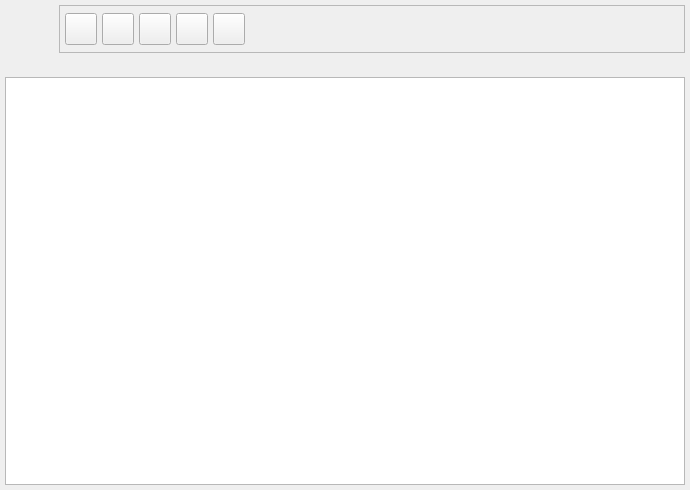
<ui version="4.0" >
 <author>Tomeu Borras Riera</author>
 <class>InventariosBase</class>
 <widget class="QWidget" name="InventariosBase" >
  <property name="enabled" >
   <bool>true</bool>
  </property>
  <property name="geometry" >
   <rect>
    <x>0</x>
    <y>0</y>
    <width>690</width>
    <height>490</height>
   </rect>
  </property>
  <property name="windowTitle" >
   <string>Listado de inventarios</string>
  </property>
  <property name="windowIcon" >
   <iconset resource="../../../bulmages.qrc" >:/Bulmafact48x48/images/png/48x48/i_bulmages_articulos_listado.48x48.png</iconset>
  </property>
  <layout class="QVBoxLayout" >
   <property name="margin" >
    <number>5</number>
   </property>
   <property name="spacing" >
    <number>5</number>
   </property>
   <item>
    <layout class="QHBoxLayout" >
     <property name="margin" >
      <number>0</number>
     </property>
     <property name="spacing" >
      <number>6</number>
     </property>
     <item>
      <widget class="QLabel" name="label" >
       <property name="minimumSize" >
        <size>
         <width>48</width>
         <height>48</height>
        </size>
       </property>
       <property name="maximumSize" >
        <size>
         <width>48</width>
         <height>48</height>
        </size>
       </property>
       <property name="pixmap" >
        <pixmap resource="../../../bulmages.qrc" >:/Bulmafact48x48/images/png/48x48/i_bulmages_articulos_listado.48x48.png</pixmap>
       </property>
      </widget>
     </item>
     <item>
      <widget class="QFrame" name="m_botonera" >
       <property name="frameShape" >
        <enum>QFrame::StyledPanel</enum>
       </property>
       <property name="frameShadow" >
        <enum>QFrame::Raised</enum>
       </property>
       <layout class="QHBoxLayout" >
        <property name="margin" >
         <number>5</number>
        </property>
        <property name="spacing" >
         <number>5</number>
        </property>
        <item>
         <widget class="QToolButton" name="mui_crear" >
          <property name="minimumSize" >
           <size>
            <width>32</width>
            <height>32</height>
           </size>
          </property>
          <property name="maximumSize" >
           <size>
            <width>32</width>
            <height>32</height>
           </size>
          </property>
          <property name="toolTip" >
           <string>Nuevo inventario</string>
          </property>
          <property name="whatsThis" >
           <string>Nuevo inventario</string>
          </property>
          <property name="text" >
           <string/>
          </property>
          <property name="icon" >
           <iconset resource="../../../bulmages.qrc" >:/Images/document-new.svg</iconset>
          </property>
          <property name="iconSize" >
           <size>
            <width>32</width>
            <height>32</height>
           </size>
          </property>
         </widget>
        </item>
        <item>
         <widget class="QToolButton" name="mui_editar" >
          <property name="minimumSize" >
           <size>
            <width>32</width>
            <height>32</height>
           </size>
          </property>
          <property name="maximumSize" >
           <size>
            <width>32</width>
            <height>32</height>
           </size>
          </property>
          <property name="toolTip" >
           <string>Editar inventario</string>
          </property>
          <property name="whatsThis" >
           <string>Editar inventario</string>
          </property>
          <property name="text" >
           <string/>
          </property>
          <property name="icon" >
           <iconset resource="../../../bulmages.qrc" >:/Images/document-open.svg</iconset>
          </property>
          <property name="iconSize" >
           <size>
            <width>32</width>
            <height>32</height>
           </size>
          </property>
         </widget>
        </item>
        <item>
         <widget class="QToolButton" name="mui_borrar2" >
          <property name="minimumSize" >
           <size>
            <width>32</width>
            <height>32</height>
           </size>
          </property>
          <property name="maximumSize" >
           <size>
            <width>32</width>
            <height>32</height>
           </size>
          </property>
          <property name="toolTip" >
           <string>Borrar inventario</string>
          </property>
          <property name="whatsThis" >
           <string>Borrar inventario</string>
          </property>
          <property name="text" >
           <string/>
          </property>
          <property name="icon" >
           <iconset resource="../../../bulmages.qrc" >:Images/edit-delete.svg</iconset>
          </property>
          <property name="iconSize" >
           <size>
            <width>32</width>
            <height>32</height>
           </size>
          </property>
         </widget>
        </item>
        <item>
         <widget class="QToolButton" name="mui_imprimir" >
          <property name="minimumSize" >
           <size>
            <width>32</width>
            <height>32</height>
           </size>
          </property>
          <property name="maximumSize" >
           <size>
            <width>32</width>
            <height>32</height>
           </size>
          </property>
          <property name="toolTip" >
           <string>Imprimir Stocks Actuales</string>
          </property>
          <property name="whatsThis" >
           <string>Imprimir Stocks Actuales</string>
          </property>
          <property name="text" >
           <string/>
          </property>
          <property name="icon" >
           <iconset resource="../../../bulmages.qrc" >:/Images/document-print.svg</iconset>
          </property>
          <property name="iconSize" >
           <size>
            <width>32</width>
            <height>32</height>
           </size>
          </property>
         </widget>
        </item>
        <item>
         <widget class="QToolButton" name="mui_actualizar" >
          <property name="minimumSize" >
           <size>
            <width>32</width>
            <height>32</height>
           </size>
          </property>
          <property name="maximumSize" >
           <size>
            <width>32</width>
            <height>32</height>
           </size>
          </property>
          <property name="toolTip" >
           <string>Imprimir Stocks Actuales</string>
          </property>
          <property name="whatsThis" >
           <string>Imprimir Stocks Actuales</string>
          </property>
          <property name="text" >
           <string/>
          </property>
          <property name="icon" >
           <iconset resource="../../../bulmages.qrc" >:/Genericos32x32/images/png/i_reload.png</iconset>
          </property>
          <property name="iconSize" >
           <size>
            <width>32</width>
            <height>32</height>
           </size>
          </property>
         </widget>
        </item>
        <item>
         <spacer>
          <property name="orientation" >
           <enum>Qt::Horizontal</enum>
          </property>
          <property name="sizeType" >
           <enum>QSizePolicy::Expanding</enum>
          </property>
          <property name="sizeHint" >
           <size>
            <width>351</width>
            <height>34</height>
           </size>
          </property>
         </spacer>
        </item>
       </layout>
      </widget>
     </item>
    </layout>
   </item>
   <item>
    <widget class="QLabel" name="pixmapLabel1" >
     <property name="pixmap" >
      <pixmap/>
     </property>
     <property name="scaledContents" >
      <bool>true</bool>
     </property>
    </widget>
   </item>
   <item>
    <widget class="InventariosSubForm" name="mui_listado" />
   </item>
  </layout>
 </widget>
 <layoutdefault spacing="2" margin="2" />
 <customwidgets>
  <customwidget>
   <class>InventariosSubForm</class>
   <extends>QTableWidget</extends>
   <header>inventariosview.h</header>
  </customwidget>
 </customwidgets>
 <resources>
  <include location="../../../bulmages.qrc" />
 </resources>
 <connections/>
</ui>
